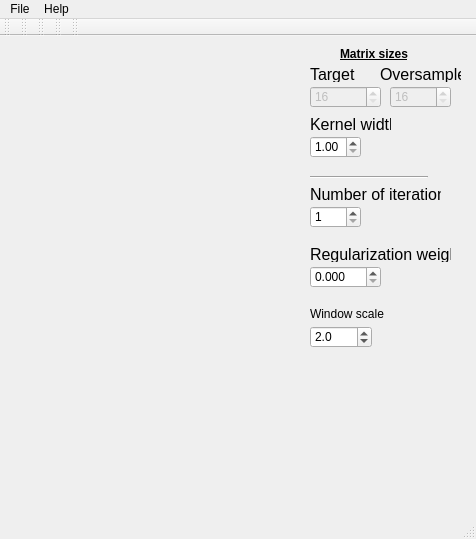
<?xml version="1.0" encoding="UTF-8"?>
<ui version="4.0">
 <class>radialSenseAppBaseMainWindow</class>
 <widget class="QMainWindow" name="radialSenseAppBaseMainWindow">
  <property name="geometry">
   <rect>
    <x>0</x>
    <y>0</y>
    <width>476</width>
    <height>539</height>
   </rect>
  </property>
  <property name="sizePolicy">
   <sizepolicy hsizetype="MinimumExpanding" vsizetype="MinimumExpanding">
    <horstretch>0</horstretch>
    <verstretch>0</verstretch>
   </sizepolicy>
  </property>
  <property name="windowTitle">
   <string>Radial Sense GPU Reconstructor</string>
  </property>
  <property name="locale">
   <locale language="English" country="UnitedKingdom"/>
  </property>
  <widget class="QWidget" name="centralwidget">
   <widget class="ReconWidget" name="reconWidget" native="true">
    <property name="geometry">
     <rect>
      <x>20</x>
      <y>30</y>
      <width>272</width>
      <height>414</height>
     </rect>
    </property>
    <property name="sizePolicy">
     <sizepolicy hsizetype="MinimumExpanding" vsizetype="MinimumExpanding">
      <horstretch>0</horstretch>
      <verstretch>0</verstretch>
     </sizepolicy>
    </property>
    <property name="minimumSize">
     <size>
      <width>272</width>
      <height>414</height>
     </size>
    </property>
   </widget>
   <widget class="QLabel" name="label">
    <property name="geometry">
     <rect>
      <x>340</x>
      <y>10</y>
      <width>81</width>
      <height>16</height>
     </rect>
    </property>
    <property name="font">
     <font>
      <weight>75</weight>
      <bold>true</bold>
      <underline>true</underline>
     </font>
    </property>
    <property name="text">
     <string>Matrix sizes</string>
    </property>
   </widget>
   <widget class="QLabel" name="label_3">
    <property name="geometry">
     <rect>
      <x>310</x>
      <y>30</y>
      <width>51</width>
      <height>16</height>
     </rect>
    </property>
    <property name="font">
     <font>
      <pointsize>12</pointsize>
     </font>
    </property>
    <property name="text">
     <string>Target</string>
    </property>
   </widget>
   <widget class="QSpinBox" name="matrixSizeSpinBox">
    <property name="enabled">
     <bool>false</bool>
    </property>
    <property name="geometry">
     <rect>
      <x>310</x>
      <y>50</y>
      <width>71</width>
      <height>22</height>
     </rect>
    </property>
    <property name="minimum">
     <number>16</number>
    </property>
    <property name="maximum">
     <number>512</number>
    </property>
    <property name="singleStep">
     <number>2</number>
    </property>
    <property name="value">
     <number>16</number>
    </property>
   </widget>
   <widget class="QSpinBox" name="oversampledMatrixSizeSpinBox">
    <property name="enabled">
     <bool>false</bool>
    </property>
    <property name="geometry">
     <rect>
      <x>390</x>
      <y>50</y>
      <width>61</width>
      <height>22</height>
     </rect>
    </property>
    <property name="minimum">
     <number>16</number>
    </property>
    <property name="maximum">
     <number>512</number>
    </property>
    <property name="singleStep">
     <number>0</number>
    </property>
    <property name="value">
     <number>16</number>
    </property>
   </widget>
   <widget class="QLabel" name="label_6">
    <property name="geometry">
     <rect>
      <x>310</x>
      <y>210</y>
      <width>141</width>
      <height>16</height>
     </rect>
    </property>
    <property name="font">
     <font>
      <pointsize>12</pointsize>
     </font>
    </property>
    <property name="text">
     <string>Regularization weight</string>
    </property>
   </widget>
   <widget class="QDoubleSpinBox" name="regularizationWeightSpinBox">
    <property name="enabled">
     <bool>true</bool>
    </property>
    <property name="geometry">
     <rect>
      <x>310</x>
      <y>230</y>
      <width>71</width>
      <height>22</height>
     </rect>
    </property>
    <property name="decimals">
     <number>3</number>
    </property>
    <property name="maximum">
     <double>50.000000000000000</double>
    </property>
    <property name="singleStep">
     <double>0.010000000000000</double>
    </property>
    <property name="value">
     <double>0.000000000000000</double>
    </property>
   </widget>
   <widget class="QLabel" name="label_4">
    <property name="geometry">
     <rect>
      <x>380</x>
      <y>30</y>
      <width>81</width>
      <height>16</height>
     </rect>
    </property>
    <property name="font">
     <font>
      <pointsize>12</pointsize>
     </font>
    </property>
    <property name="text">
     <string>Oversampled</string>
    </property>
   </widget>
   <widget class="QLabel" name="label_10">
    <property name="geometry">
     <rect>
      <x>310</x>
      <y>80</y>
      <width>81</width>
      <height>16</height>
     </rect>
    </property>
    <property name="font">
     <font>
      <pointsize>12</pointsize>
     </font>
    </property>
    <property name="text">
     <string>Kernel width</string>
    </property>
   </widget>
   <widget class="QDoubleSpinBox" name="kernelSizeSpinBox">
    <property name="enabled">
     <bool>true</bool>
    </property>
    <property name="geometry">
     <rect>
      <x>310</x>
      <y>100</y>
      <width>51</width>
      <height>22</height>
     </rect>
    </property>
    <property name="decimals">
     <number>2</number>
    </property>
    <property name="minimum">
     <double>1.000000000000000</double>
    </property>
    <property name="maximum">
     <double>15.000000000000000</double>
    </property>
    <property name="singleStep">
     <double>0.500000000000000</double>
    </property>
    <property name="value">
     <double>1.000000000000000</double>
    </property>
   </widget>
   <widget class="Line" name="line_2">
    <property name="geometry">
     <rect>
      <x>310</x>
      <y>140</y>
      <width>118</width>
      <height>3</height>
     </rect>
    </property>
    <property name="orientation">
     <enum>Qt::Horizontal</enum>
    </property>
   </widget>
   <widget class="QLabel" name="label_11">
    <property name="geometry">
     <rect>
      <x>310</x>
      <y>150</y>
      <width>131</width>
      <height>16</height>
     </rect>
    </property>
    <property name="font">
     <font>
      <pointsize>12</pointsize>
     </font>
    </property>
    <property name="text">
     <string>Number of iterations</string>
    </property>
   </widget>
   <widget class="QSpinBox" name="numIterationsSpinBox">
    <property name="geometry">
     <rect>
      <x>310</x>
      <y>170</y>
      <width>51</width>
      <height>22</height>
     </rect>
    </property>
    <property name="minimum">
     <number>1</number>
    </property>
    <property name="maximum">
     <number>99</number>
    </property>
    <property name="singleStep">
     <number>1</number>
    </property>
    <property name="value">
     <number>1</number>
    </property>
   </widget>
   <widget class="QLabel" name="label_12">
    <property name="geometry">
     <rect>
      <x>310</x>
      <y>270</y>
      <width>131</width>
      <height>16</height>
     </rect>
    </property>
    <property name="text">
     <string>Window scale</string>
    </property>
   </widget>
   <widget class="QDoubleSpinBox" name="windowScaleSpinBox">
    <property name="enabled">
     <bool>true</bool>
    </property>
    <property name="geometry">
     <rect>
      <x>310</x>
      <y>290</y>
      <width>62</width>
      <height>22</height>
     </rect>
    </property>
    <property name="decimals">
     <number>1</number>
    </property>
    <property name="minimum">
     <double>1.000000000000000</double>
    </property>
    <property name="maximum">
     <double>10.000000000000000</double>
    </property>
    <property name="singleStep">
     <double>0.250000000000000</double>
    </property>
    <property name="value">
     <double>2.000000000000000</double>
    </property>
   </widget>
  </widget>
  <widget class="QMenuBar" name="menubar">
   <property name="geometry">
    <rect>
     <x>0</x>
     <y>0</y>
     <width>476</width>
     <height>22</height>
    </rect>
   </property>
   <widget class="QMenu" name="menuFile">
    <property name="title">
     <string>File</string>
    </property>
    <addaction name="actionOpen_cplx_file"/>
    <addaction name="separator"/>
    <addaction name="actionSave_image"/>
    <addaction name="separator"/>
    <addaction name="actionClose"/>
    <addaction name="separator"/>
    <addaction name="actionExit"/>
   </widget>
   <widget class="QMenu" name="menuHelp">
    <property name="title">
     <string>Help</string>
    </property>
    <addaction name="separator"/>
   </widget>
   <addaction name="menuFile"/>
   <addaction name="menuHelp"/>
  </widget>
  <widget class="QStatusBar" name="statusbar"/>
  <widget class="QToolBar" name="toolBar">
   <property name="windowTitle">
    <string>toolBar</string>
   </property>
   <attribute name="toolBarArea">
    <enum>TopToolBarArea</enum>
   </attribute>
   <attribute name="toolBarBreak">
    <bool>false</bool>
   </attribute>
  </widget>
  <widget class="QToolBar" name="toolBar_2">
   <property name="windowTitle">
    <string>toolBar_2</string>
   </property>
   <attribute name="toolBarArea">
    <enum>TopToolBarArea</enum>
   </attribute>
   <attribute name="toolBarBreak">
    <bool>false</bool>
   </attribute>
  </widget>
  <widget class="QToolBar" name="toolBar_3">
   <property name="windowTitle">
    <string>toolBar_3</string>
   </property>
   <attribute name="toolBarArea">
    <enum>TopToolBarArea</enum>
   </attribute>
   <attribute name="toolBarBreak">
    <bool>false</bool>
   </attribute>
  </widget>
  <widget class="QToolBar" name="toolBar_4">
   <property name="windowTitle">
    <string>toolBar_4</string>
   </property>
   <attribute name="toolBarArea">
    <enum>TopToolBarArea</enum>
   </attribute>
   <attribute name="toolBarBreak">
    <bool>false</bool>
   </attribute>
  </widget>
  <widget class="QToolBar" name="toolBar_5">
   <property name="windowTitle">
    <string>toolBar_5</string>
   </property>
   <attribute name="toolBarArea">
    <enum>TopToolBarArea</enum>
   </attribute>
   <attribute name="toolBarBreak">
    <bool>false</bool>
   </attribute>
  </widget>
  <action name="actionOpen_cplx_file">
   <property name="text">
    <string>Open .cplx file</string>
   </property>
   <property name="shortcut">
    <string>Ctrl+O</string>
   </property>
  </action>
  <action name="actionExit">
   <property name="text">
    <string>Quit</string>
   </property>
   <property name="shortcut">
    <string>Ctrl+Q</string>
   </property>
  </action>
  <action name="actionClose">
   <property name="text">
    <string>Close</string>
   </property>
   <property name="shortcut">
    <string>Ctrl+W</string>
   </property>
  </action>
  <action name="actionSave_image">
   <property name="text">
    <string>Save image</string>
   </property>
   <property name="shortcut">
    <string>Ctrl+S</string>
   </property>
  </action>
 </widget>
 <customwidgets>
  <customwidget>
   <class>ReconWidget</class>
   <extends>QWidget</extends>
   <header>reconWidget.h</header>
   <container>1</container>
  </customwidget>
 </customwidgets>
 <resources/>
 <connections>
  <connection>
   <sender>kernelSizeSpinBox</sender>
   <signal>editingFinished()</signal>
   <receiver>radialSenseAppBaseMainWindow</receiver>
   <slot>kernelWidthChanged()</slot>
   <hints>
    <hint type="sourcelabel">
     <x>330</x>
     <y>260</y>
    </hint>
    <hint type="destinationlabel">
     <x>442</x>
     <y>277</y>
    </hint>
   </hints>
  </connection>
  <connection>
   <sender>matrixSizeSpinBox</sender>
   <signal>editingFinished()</signal>
   <receiver>radialSenseAppBaseMainWindow</receiver>
   <slot>matrixSizeChanged()</slot>
   <hints>
    <hint type="sourcelabel">
     <x>321</x>
     <y>211</y>
    </hint>
    <hint type="destinationlabel">
     <x>441</x>
     <y>249</y>
    </hint>
   </hints>
  </connection>
  <connection>
   <sender>oversampledMatrixSizeSpinBox</sender>
   <signal>editingFinished()</signal>
   <receiver>radialSenseAppBaseMainWindow</receiver>
   <slot>matrixSizeOSChanged()</slot>
   <hints>
    <hint type="sourcelabel">
     <x>379</x>
     <y>212</y>
    </hint>
    <hint type="destinationlabel">
     <x>448</x>
     <y>224</y>
    </hint>
   </hints>
  </connection>
  <connection>
   <sender>numIterationsSpinBox</sender>
   <signal>valueChanged(int)</signal>
   <receiver>radialSenseAppBaseMainWindow</receiver>
   <slot>numIterationsChanged()</slot>
   <hints>
    <hint type="sourcelabel">
     <x>320</x>
     <y>382</y>
    </hint>
    <hint type="destinationlabel">
     <x>441</x>
     <y>402</y>
    </hint>
   </hints>
  </connection>
  <connection>
   <sender>regularizationWeightSpinBox</sender>
   <signal>valueChanged(double)</signal>
   <receiver>radialSenseAppBaseMainWindow</receiver>
   <slot>regularizationWeightChanged()</slot>
   <hints>
    <hint type="sourcelabel">
     <x>332</x>
     <y>433</y>
    </hint>
    <hint type="destinationlabel">
     <x>446</x>
     <y>453</y>
    </hint>
   </hints>
  </connection>
  <connection>
   <sender>windowScaleSpinBox</sender>
   <signal>valueChanged(double)</signal>
   <receiver>radialSenseAppBaseMainWindow</receiver>
   <slot>windowScaleChanged(double)</slot>
   <hints>
    <hint type="sourcelabel">
     <x>339</x>
     <y>484</y>
    </hint>
    <hint type="destinationlabel">
     <x>444</x>
     <y>501</y>
    </hint>
   </hints>
  </connection>
 </connections>
 <slots>
  <slot>matrixSizeChanged()</slot>
  <slot>matrixSizeOSChanged()</slot>
  <slot>regularizationWeightChanged()</slot>
  <slot>numIterationsChanged()</slot>
  <slot>kernelWidthChanged()</slot>
  <slot>windowScaleChanged(double)</slot>
 </slots>
</ui>
